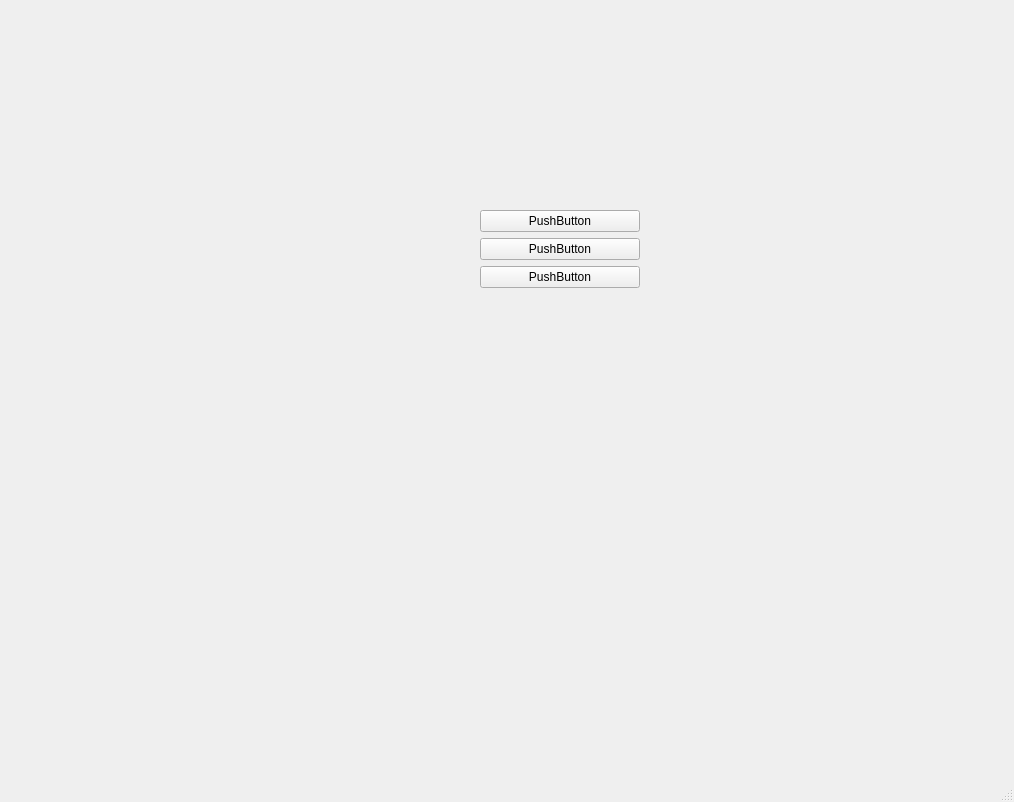
<?xml version="1.0" encoding="UTF-8"?>
<ui version="4.0">
 <class>MainWindow</class>
 <widget class="QMainWindow" name="MainWindow">
  <property name="geometry">
   <rect>
    <x>0</x>
    <y>0</y>
    <width>1014</width>
    <height>802</height>
   </rect>
  </property>
  <property name="windowTitle">
   <string>MainWindow</string>
  </property>
  <widget class="QWidget" name="centralwidget">
   <widget class="QWidget" name="verticalLayoutWidget">
    <property name="geometry">
     <rect>
      <x>480</x>
      <y>210</y>
      <width>160</width>
      <height>471</height>
     </rect>
    </property>
    <layout class="QVBoxLayout" name="verticalLayout">
     <item>
      <widget class="QPushButton" name="pushButton_3">
       <property name="text">
        <string>PushButton</string>
       </property>
      </widget>
     </item>
     <item>
      <widget class="QPushButton" name="pushButton">
       <property name="text">
        <string>PushButton</string>
       </property>
      </widget>
     </item>
     <item>
      <widget class="QPushButton" name="pushButton_2">
       <property name="text">
        <string>PushButton</string>
       </property>
      </widget>
     </item>
     <item>
      <spacer name="verticalSpacer">
       <property name="orientation">
        <enum>Qt::Vertical</enum>
       </property>
       <property name="sizeHint" stdset="0">
        <size>
         <width>20</width>
         <height>40</height>
        </size>
       </property>
      </spacer>
     </item>
    </layout>
   </widget>
  </widget>
  <widget class="QMenuBar" name="menubar">
   <property name="geometry">
    <rect>
     <x>0</x>
     <y>0</y>
     <width>1014</width>
     <height>21</height>
    </rect>
   </property>
  </widget>
  <widget class="QStatusBar" name="statusbar"/>
 </widget>
 <resources/>
 <connections/>
</ui>
